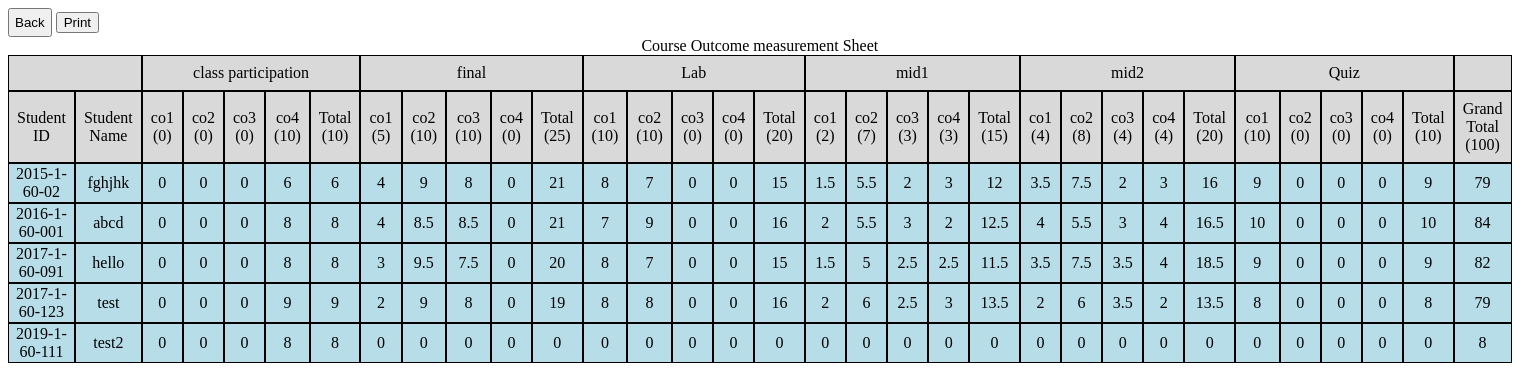
/co_distribution.php, run on the app's committed database.
### tables this page shows
CREATE TABLE `assessment` (
  `id` int(11) NOT NULL,
  `name` text NOT NULL,
  `co1` double NOT NULL DEFAULT '0',
  `co2` double NOT NULL DEFAULT '0',
  `co3` double NOT NULL DEFAULT '0',
  `co4` double NOT NULL DEFAULT '0',
  `exam_in_taken` double NOT NULL DEFAULT '1'
);

CREATE TABLE `student` (
  `id` int(11) NOT NULL,
  `name` text NOT NULL,
  `student_id` text NOT NULL
);

CREATE TABLE `result` (
  `id` int(11) NOT NULL,
  `student_id` text NOT NULL,
  `a_id` int(11) NOT NULL,
  `co1` double NOT NULL,
  `co2` double NOT NULL,
  `co3` double NOT NULL,
  `co4` double NOT NULL,
  `presence` char(1) NOT NULL
);

### config/connect.php (called while the page is built, shortened)
<?php
class database {
 public $host=db_host;
 public $user=db_user;
 public $pass=db_pass;
 public $db=db_name;
 public $conn;
public function connection(){
     $this->conn =mysqli_connect($this->host,$this->user,$this->pass,$this->db);
     if(!$this->conn){
       echo "Conection failed";
     }
     else return 1;
}
public function select($query){
 return $this->result=mysqli_query($this->conn, $query);
}
public function process_mysql_array($info){
  $res=array();
  $c=0;
  foreach ($info as $key => $value) {
    if($c%2==1)$res[$key]=$value;
    $c++;
  }
  return $res;
}
public function get_sql_array($sql){
  $info=array();
  $res=$this->select($sql);
  while($row=mysqli_fetch_array($res)){
      $sub=$this->process_mysql_array($row);
      array_push($info, $sub);
   }
   return $info;
}
}
?>

### include_script.php (called while the page is built, shortened)
<?php
include "config/connect.php";
$db=new database();
?>

### co_distribution.php (the view, shortened to what this page needs)
<?php
include "include_script.php";
?>
<button type="button" class="btn_class" onclick="javascript:history.back()">Back</button>
<input type="button" name="btnprint" value="Print" onclick="PrintMe('DivID')"/>
<div id="DivID">
<link rel="stylesheet" type="text/css" href="style/tabular.css">
<table class="table_style" cellspacing=0>
		<caption>Course Outcome measurement Sheet</caption>
		<tr>
			<td colspan="2" class="td_class1"></td>
<?php
$sql="select
	    id,name
		from assessment
		order by name";
	$ex_info=$db->get_sql_array($sql);
	foreach($ex_info as $key => $value){
?>
		<td class="td_class1" colspan="5"><?php echo $value['name']; ?> </td>
<?php  } ?>
			<td class="td_class1" ></td>
    	</tr>
		<tr>
			<td class="td_class1">Student ID</td>
			<td class="td_class1">Student Name</td>
<?php
$total_marks=0;
$sql="select
	    id,name,exam_in_taken,(co1+co2+co3+co4)/exam_in_taken as ratio,co1,co2,co3,co4
		from assessment
		order by name";
	$ex_info=$db->get_sql_array($sql);
	foreach($ex_info as $key => $value){
		$exam_in=$value['exam_in_taken'];
		$ratio=$value['ratio'];
		$obtained=$exam_in * $ratio ;
	$total_marks=$total_marks+$obtained;
?>
		<td class="td_class1">co1 (<?php echo $value['co1']; ?>)</td>
		<td class="td_class1">co2 (<?php echo $value['co2']; ?>)</td>
		<td class="td_class1">co3 (<?php echo $value['co3']; ?>)</td>
		<td class="td_class1">co4 (<?php echo $value['co4']; ?>)</td>
		<td class="td_class1">Total (<?php echo $obtained; ?>)</td>
<?php  } ?>
		<td class="td_class1">Grand Total (<?php echo $total_marks; ?>)</td>
		</tr>
<?php
$sql="select * from student
		order by student_id
	";
$info=$db->get_sql_array($sql);
foreach ($info as $key => $value) {
			$student_name=$value['name'];
			$student_id=$value['student_id'];
		$grand_total=0;
?>
		<tr>
			<td class="td_class2"><?php echo $student_id; ?></td>
			<td class="td_class2"><?php echo $student_name; ?></td>
<?php
$sql="select
	    id,(co1+co2+co3+co4)/exam_in_taken as ratio
		from assessment
		order by name";
	$ex_info=$db->get_sql_array($sql);
	foreach($ex_info as $key => $value){
		$a_id=$value['id'];
		$ratio=$value['ratio'];
	$sql="select * from result where student_id='$student_id' and a_id=$a_id";
	$info1=$db->get_sql_array($sql);
	$co1=0;
	$co2=0;
	$co3=0;
	$co4=0;
		foreach($info1 as $key => $value){
			$co1=$value['co1'];
			$co2=$value['co2'];
			$co3=$value['co3'];
			$co4=$value['co4'];
			}
?>
<?php
			$total=(float)$co1+$co2+$co3+$co4;
			$obtained=$total*$ratio;
			$grand_total=$grand_total+$obtained;
?>
		<td class="td_class2"><?php echo $co1*$ratio; ?></td>
		<td class="td_class2"><?php echo $co2*$ratio; ?></td>
		<td class="td_class2"><?php echo $co3*$ratio; ?></td>
		<td class="td_class2"><?php echo $co4*$ratio; ?></td>
		<td class="td_class2"><?php echo $obtained; ?></td>
<?php
}
?>
			<td class="td_class2"><?php echo $grand_total; ?></td>
		</tr>
<?php
}
?>
	</table>
</div>

### style/tabular.css (style rules this page uses)
.btn_class { padding: 5px; }
.td_class1 { border: solid 1px #000000; padding: 8px; background-color: #d9d9d9; text-align: center; }
.td_class2 { border: solid 1px #000000; background-color: #b7dee8; text-align: center; }
.table_style { width: 50%; }

### data on the page
assessment: name "class participation", co1 "0", co2 "0", co3 "0", co4 "10", exam_in_taken "10"
assessment: name "final", co1 "5", co2 "10", co3 "10", co4 "0", obtained "25"
assessment: name "Lab", co1 "10", co2 "10", co3 "0", co4 "0", exam_in_taken "20"
assessment: name "mid1", co1 "2", co2 "7", co3 "3", co4 "3", obtained "15"
assessment: name "mid2", co1 "4", co2 "8", co3 "4", co4 "4", obtained "20"
assessment: name "Quiz", co1 "10", co2 "0", co3 "0", co4 "0", exam_in_taken "10"
student: student "2015-1-60-02", name "fghjhk", grand_total "79"
result: $co1*$ratio "0", $co2*$ratio "0", $co3*$ratio "0", $co4*$ratio "6", co4 "6"
result: $co1*$ratio "4", $co2*$ratio "9", $co3*$ratio "8", $co4*$ratio "0", obtained "21"
result: $co1*$ratio "8", $co2*$ratio "7", $co3*$ratio "0", $co4*$ratio "0", obtained "15"
result: $co1*$ratio "1.5", $co2*$ratio "5.5", $co3*$ratio "2", $co4*$ratio "3", obtained "12"
result: $co1*$ratio "3.5", $co2*$ratio "7.5", $co3*$ratio "2", $co4*$ratio "3", obtained "16"
result: $co1*$ratio "9", $co2*$ratio "0", $co3*$ratio "0", $co4*$ratio "0", co1 "9"
student: student "2016-1-60-001", name "abcd", grand_total "84"
result: $co1*$ratio "0", $co2*$ratio "0", $co3*$ratio "0", $co4*$ratio "8", co4 "8"
result: $co1*$ratio "4", $co2*$ratio "8.5", $co3*$ratio "8.5", $co4*$ratio "0", obtained "21"
result: $co1*$ratio "7", $co2*$ratio "9", $co3*$ratio "0", $co4*$ratio "0", obtained "16"
result: $co1*$ratio "2", $co2*$ratio "5.5", $co3*$ratio "3", $co4*$ratio "2", obtained "12.5"
result: $co1*$ratio "4", $co2*$ratio "5.5", $co3*$ratio "3", $co4*$ratio "4", obtained "16.5"
result: $co1*$ratio "10", $co2*$ratio "0", $co3*$ratio "0", $co4*$ratio "0", co1 "10"
student: student "2017-1-60-091", name "hello", grand_total "82"
result: $co1*$ratio "0", $co2*$ratio "0", $co3*$ratio "0", $co4*$ratio "8", co4 "8"
result: $co1*$ratio "3", $co2*$ratio "9.5", $co3*$ratio "7.5", $co4*$ratio "0", obtained "20"
result: $co1*$ratio "8", $co2*$ratio "7", $co3*$ratio "0", $co4*$ratio "0", obtained "15"
result: $co1*$ratio "1.5", $co2*$ratio "5", $co3*$ratio "2.5", $co4*$ratio "2.5", obtained "11.5"
result: $co1*$ratio "3.5", $co2*$ratio "7.5", $co3*$ratio "3.5", $co4*$ratio "4", obtained "18.5"
result: $co1*$ratio "9", $co2*$ratio "0", $co3*$ratio "0", $co4*$ratio "0", co1 "9"
student: student "2017-1-60-123", name "test", grand_total "79"
result: $co1*$ratio "0", $co2*$ratio "0", $co3*$ratio "0", $co4*$ratio "9", co4 "9"
result: $co1*$ratio "2", $co2*$ratio "9", $co3*$ratio "8", $co4*$ratio "0", obtained "19"
result: $co1*$ratio "8", $co2*$ratio "8", $co3*$ratio "0", $co4*$ratio "0", obtained "16"
result: $co1*$ratio "2", $co2*$ratio "6", $co3*$ratio "2.5", $co4*$ratio "3", obtained "13.5"
result: $co1*$ratio "2", $co2*$ratio "6", $co3*$ratio "3.5", $co4*$ratio "2", obtained "13.5"
result: $co1*$ratio "8", $co2*$ratio "0", $co3*$ratio "0", $co4*$ratio "0", co1 "8"
student: student "2019-1-60-111", name "test2", grand_total "8"
result: $co1*$ratio "0", $co2*$ratio "0", $co3*$ratio "0", $co4*$ratio "8", co4 "8"
result: $co1*$ratio "0", $co2*$ratio "0", $co3*$ratio "0", $co4*$ratio "0", co1 "0"
result: $co1*$ratio "0", $co2*$ratio "0", $co3*$ratio "0", $co4*$ratio "0", co1 "0"
result: $co1*$ratio "0", $co2*$ratio "0", $co3*$ratio "0", $co4*$ratio "0", co1 "0"
result: $co1*$ratio "0", $co2*$ratio "0", $co3*$ratio "0", $co4*$ratio "0", co1 "0"
result: $co1*$ratio "0", $co2*$ratio "0", $co3*$ratio "0", $co4*$ratio "0", co1 "0"

### other printed values
$total_marks "100"
